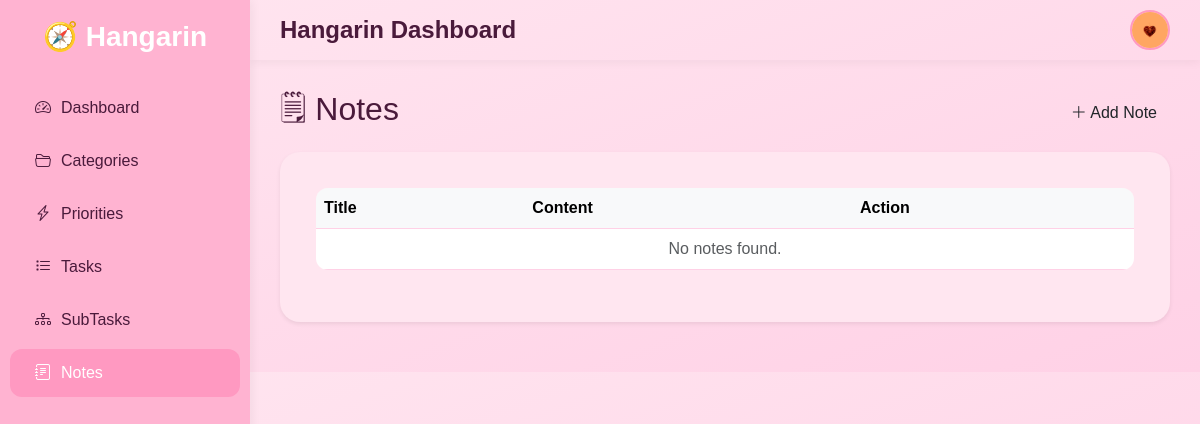
The app's page /app/notes/ (signed in), older data.
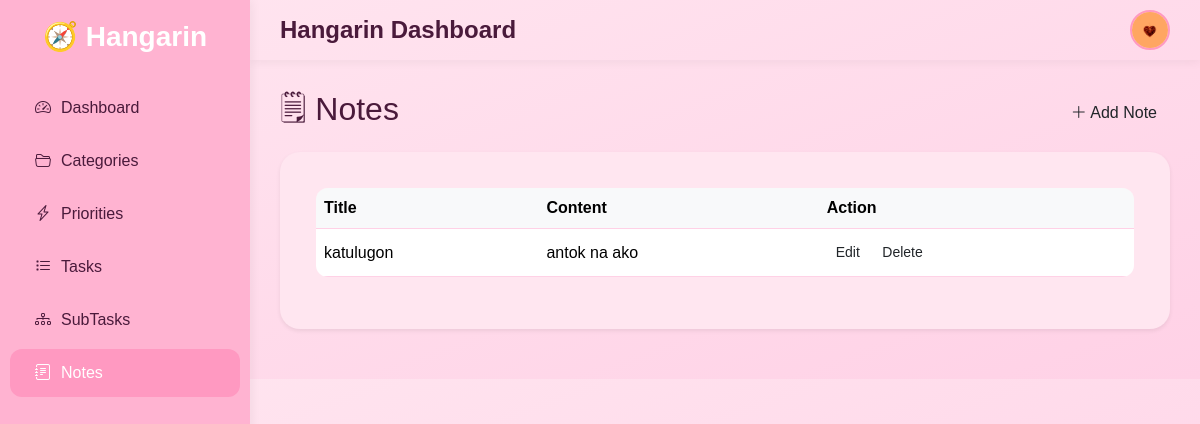
The same page, newer data.
### hangarinapp/models.py (models this page shows, shortened)
class BaseModel(models.Model):
    created_at = models.DateTimeField(auto_now_add=True, db_index=True)
    updated_at = models.DateTimeField(auto_now=True)
    class Meta:
        abstract = True

class Note(BaseModel):
    title = models.CharField(max_length=255)
    content = models.TextField()
    category = models.ForeignKey(Category, on_delete=models.SET_NULL, null=True, blank=True)

### hangarinapp/views.py (the view)
# urls.py: path('notes/', views.NoteListView.as_view(), name='note-list'),
class NoteListView(LoginRequiredMixin, ListView):
    login_url = 'account_login'
    model = Note
    template_name = 'note_list.html'
    context_object_name = 'notes'

### hangarinapp/templates/note_list.html (shortened to what this page needs)
{% extends 'base.html' %}
{% block content %}
<div class="page-header d-flex justify-content-between align-items-center mb-3">
  <h2>🗒 Notes</h2>
  <a href="{% url 'note-create' %}" class="btn btn-girly">
    <i class="bi bi-plus-lg"></i> Add Note
  </a>
</div>
<div class="card shadow-sm border-0">
  <div class="card-body">
    <table class="table table-hover align-middle">
      <thead class="table-light">
        <tr>
          <th>Title</th>
          <th>Content</th>
          <th>Action</th>
        </tr>
      </thead>
      <tbody>
        {% for note in notes %}
        <tr>
          <td>{{ note.title }}</td>
          <td>{{ note.content|truncatechars:50 }}</td>
          <td>
            <a href="{% url 'note-update' note.id %}" class="btn btn-sm btn-girly-outline">Edit</a>
            <a href="{% url 'note-delete' note.id %}" class="btn btn-sm btn-girly-outline-danger">Delete</a>
          </td>
        </tr>
        {% empty %}
        <tr><td colspan="3" class="text-center text-muted">No notes found.</td></tr>
        {% endfor %}
      </tbody>
    </table>
  </div>
</div>
{% endblock %}

Row changes from the older to the newer data that the page shows:
added Note: title "katulugon", content "antok na ako"
Text that changed along with them:
text no longer shown: "No notes found."
